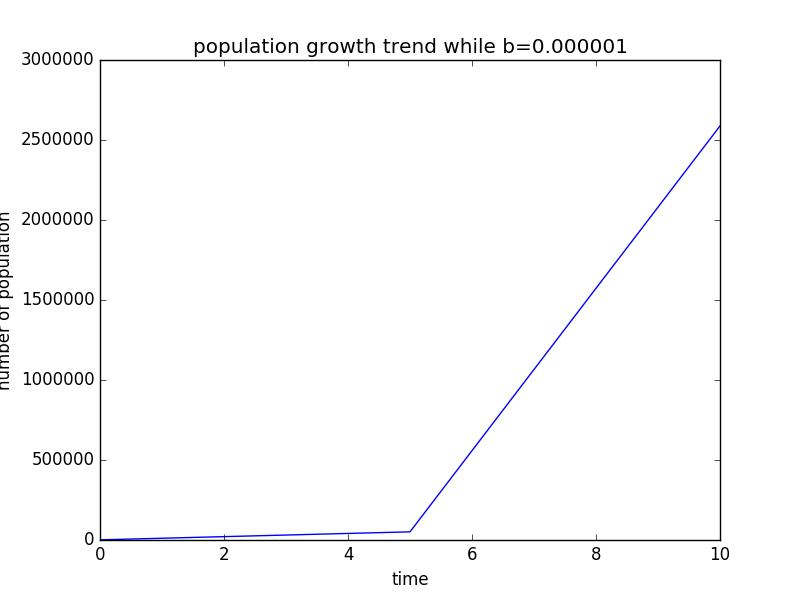

Write the Python code that produced this figure.
 import matplotlib.pyplot as plt
 N=[]
 t=[]
 dt=5.
 a=10
 b=0.000001
 N.append(1000.)
 t.append(0.)
 time=10.
 for i in range(int(time/dt)):
     temp=N[i]+(a*N[i]-b*N[i]**2)*dt
     N.append(temp)
     t.append(dt*(i+1))

 plt.plot(t,N)
 plt.title('population growth trend while b=0.000001') 
 plt.xlabel('time')
 plt.ylabel('number of population')
 plt.show()
